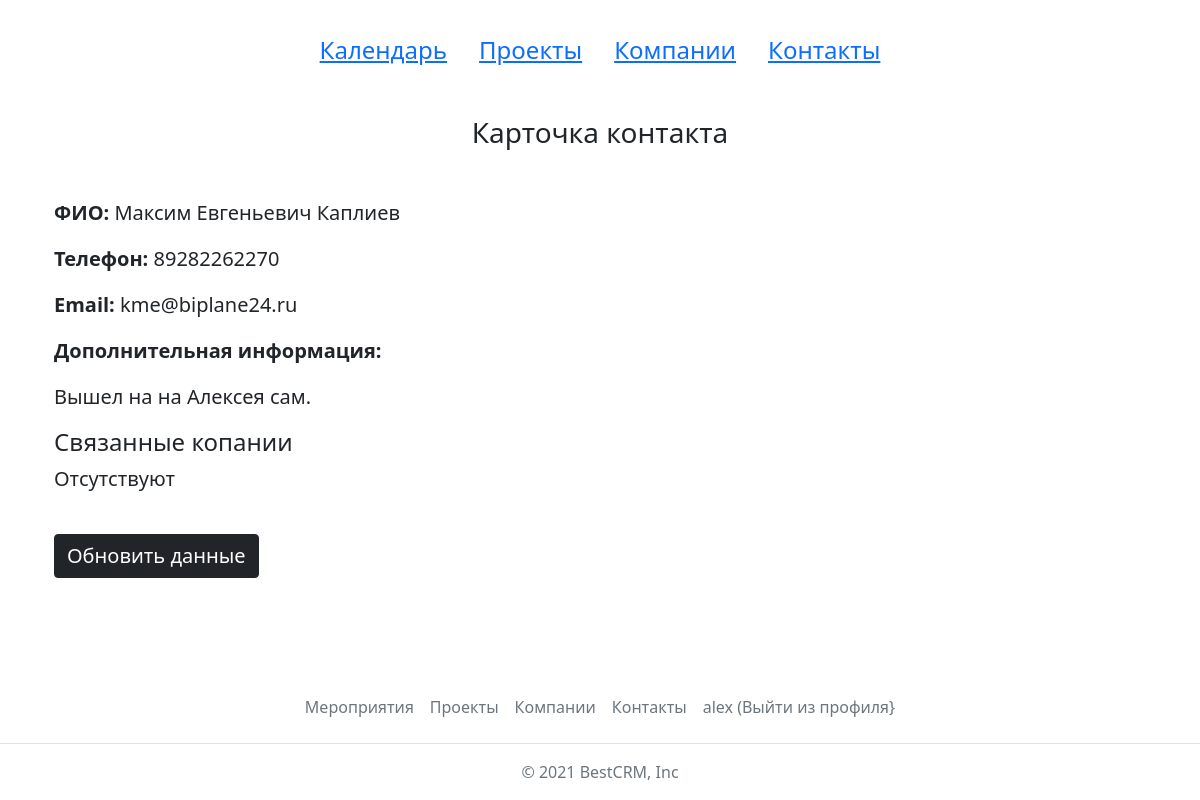
The app's page /contacts/17/ (signed in), older data.
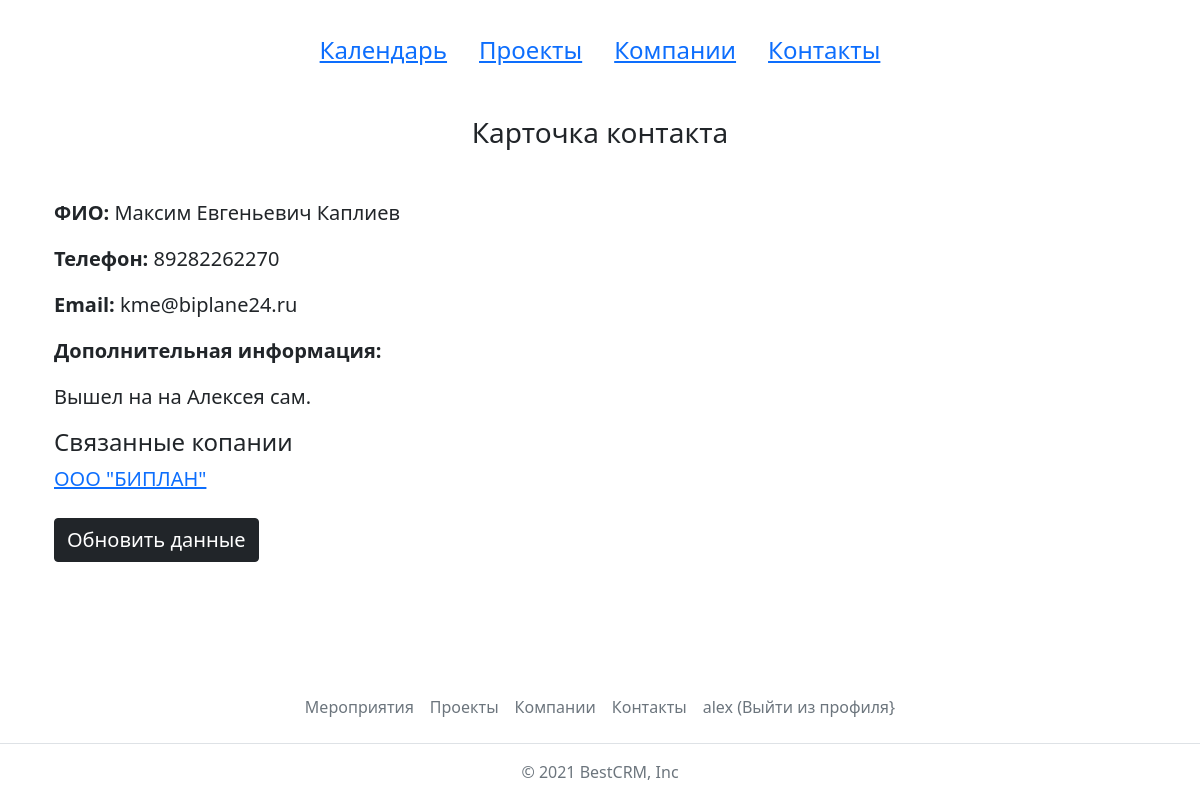
The same page, newer data.
### crm/models.py (models this page shows, shortened)
class Company(models.Model):
    inn_number = models.CharField(max_length=10, verbose_name='ИНН', unique=True)
    ogrn_number = models.CharField(max_length=13, verbose_name='ОГРН', unique=True)
    short_name = models.CharField(max_length=250, verbose_name='Сокращенное наименование')
    full_name = models.CharField(max_length=250, verbose_name='Полное наименование')
    address = models.CharField(max_length=250, verbose_name='Адрес')
    contacts = models.ManyToManyField(Contact, verbose_name='Контакты', related_name='companies', blank=True)
    class Meta:
        verbose_name = 'Компания'
        verbose_name_plural = 'Компании'

### crm/views.py (the view)
# urls.py: path('contacts/<contact_id>/', views.contact_details_view, name='contact_details'),
@login_required
def contact_details_view(request, contact_id):
    contact = Contact.objects.get(id=contact_id)
    ctx = {
        'contact': contact
    }
    return render(request, 'crm/contact_details.html', ctx)

### crm/models.py (called while the page is built)
    def __str__(self):
        if self.last_name:
            full_name = str(self.first_name) + ' ' + str(self.last_name)
        else:
            full_name = str(self.first_name)
        return full_name

### crm/templates/crm/contact_details.html (shortened to what this page needs)
{% extends 'base.html'%}
{% block content %}
<h3 class="text-center">Карточка контакта</h3>
<div class="container mt-5 fs-5">
<p>
    <b>ФИО:</b> {% if contact.first_name %}{{contact.first_name}} {% endif %}
    {% if contact.second_name %}{{contact.second_name}} {% endif %}
    {% if contact.last_name %}{{contact.last_name}} {% endif %}
</p>
    <p><b>Телефон:</b> {% if contact.phone %} {{contact.phone}} {% endif %}</p>
    <p><b>Email:</b> {% if contact.email %}{{contact.email}}{% endif %}</p>
    <p><b>Дополнительная информация:</b></p>
   {% if contact.additional_info %}{{contact.additional_info}}{% endif %}
<div class="fs-5 mt-3">
    <h4 class="fs-4">Связанные копании</h4>
    <div class="d-flex flex-column">
    {% for company in contact.companies.all %}
    <a href="{% url 'company_details' company.id %}">{{ company.short_name }}</a>
    {% empty %}
    <p>Отсутствуют</p>
    {% endfor %}
    </div>
</div>
<a class="btn btn-dark mt-4 fs-5" href="{% url 'contact_update' contact.id%}">Обновить данные</a>
</div>
{% endblock %}

Row changes from the older to the newer data that the page shows:
added Company: short_name "ООО \"БИПЛАН\""
Text that changed along with them:
text no longer shown: "Отсутствуют"
